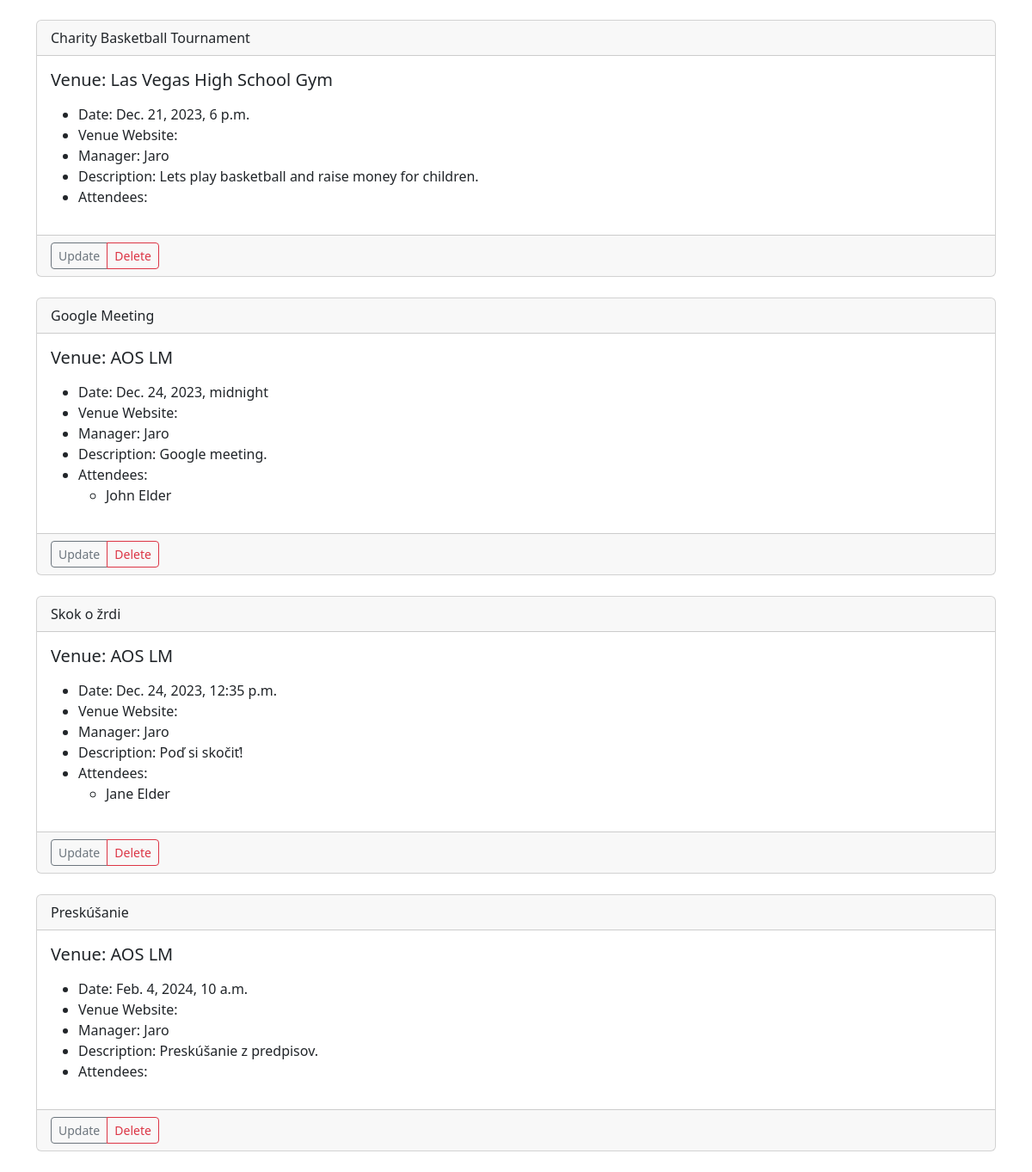
/events (lower part), run on an earlier commit of the app's database.
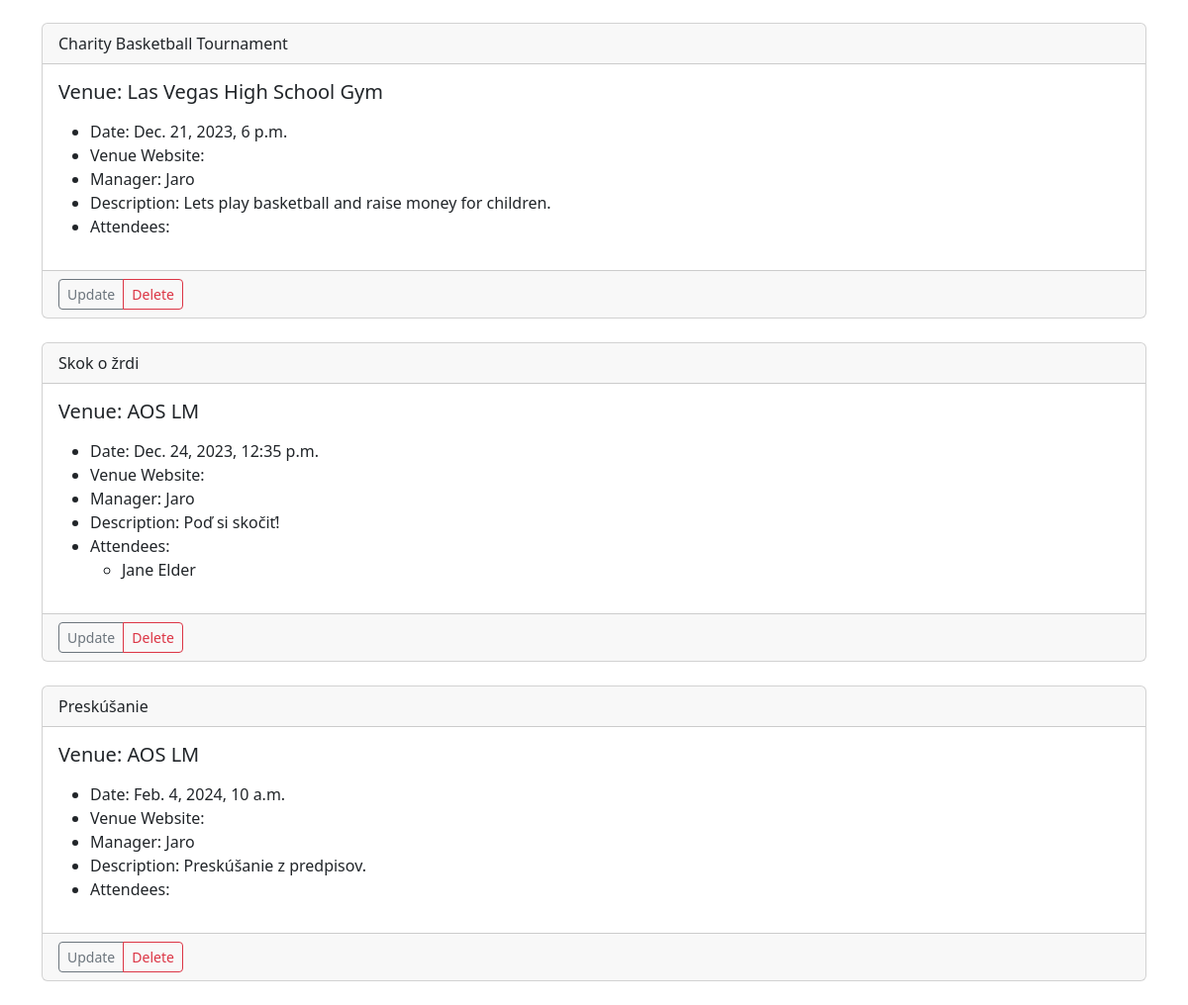
And on a later commit of the database.
### events/models.py (models this page shows)
class Event(models.Model):
    name = models.CharField('Event Name', max_length=120)
    event_date = models.DateTimeField('Event Date')
    venue = models.ForeignKey(Venue, blank=True, null=True, on_delete=models.CASCADE)
    manager = models.ForeignKey(User, blank=True, null=True, on_delete=models.SET_NULL)
    description = models.TextField(blank=True)
    attendees = models.ManyToManyField(MyClubUser, blank=True)
    def __str__(self):
        return self.name

class Venue(models.Model):
    name = models.CharField('Venue Name', max_length=120)
    address = models.CharField(max_length=300)
    zip_code = models.IntegerField('Zip Code')
    phone = models.CharField('Contact Phone', max_length=25, blank=True)
    web = models.URLField('Website Address', blank=True)
    email_address = models.EmailField('Email Address', blank=True)
    def __str__(self):
        return self.name

class MyClubUser(models.Model):
    first_name = models.CharField(max_length=120)
    last_name = models.CharField(max_length=120)
    email = models.EmailField('User Email')
    def __str__(self):
        return self.first_name + ' ' + self.last_name

### events/views.py (the view)
# urls.py: path('events', views.all_events, name="list-events"),
def all_events(request):
    event_list = Event.objects.all().order_by('event_date')
    return render(request, 'events/event_list.html', {
        'event_list': event_list,
    })

### events/templates/events/event_list.html (shortened to what this page needs)
{% extends 'events/base.html' %}
{% block content %}
    <div>
    {% for event in event_list %}
        <div class="card">
        <div class="card-header">
            {{ event }}
        </div>
        <div class="card-body">
            <h5 class="card-title">Venue: {{ event.venue }}</h5>
            <p class="card-text">
                <ul>
                    <li>Date: {{ event.event_date }}</li>
                    <li>Venue Website: {{ event.venue.web }}</li>
                    <li>Manager: {{ event.manager }}</li>
                    <li>Description: {{ event.description }}</li>
                    <li>Attendees:
                        <ul>
                        {% for attendee in event.attendees.all %}
                            <li>{{ attendee }}</li>
                        {% endfor %}
                        </ul>
                    </li>
                </ul>
            </p>
        </div>
        <div class="card-footer">
            <div class="btn-group">
                <a href="{% url 'update-event' event.id %}" class="btn btn-outline-secondary btn-sm">Update</a>
                <a href="{% url 'delete-event' event.id %}" class="btn btn-outline-danger btn-sm">Delete</a>
            </div>
        </div>
        </div>
        <br/>
    {% endfor %}
    </div>
{% endblock %}

What changed in the data, as far as the page shows it:
removed Event: name "Google Meeting", venue "AOS LM", event_date "Dec. 24, 2023, midnight", manager "Jaro", description "Google meeting."
no longer on this page (row unchanged): MyClubUser: first_name+last_name "John Elder", shown under "Google Meeting"
